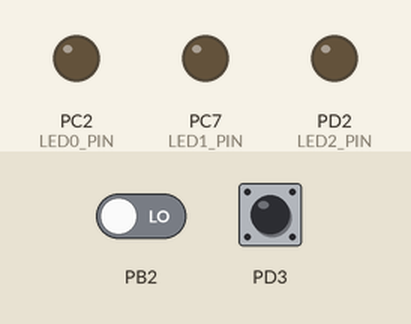
Bench run of a program on a simulated ATmega32, built with avr-gcc and emulated at 16 MHz. Shown: output pins drawn as LEDs (lit = HIGH). The test bench sets the inputs (shaded band); at power-on: PD3 LOW, PB2 LOW.

Above: at 1.2 s.
1.3 s: PD3 driven HIGH
At 2.5 s:
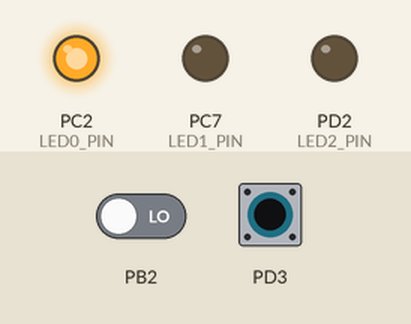
2.8 s: PB2 driven HIGH
At 3.8 s:
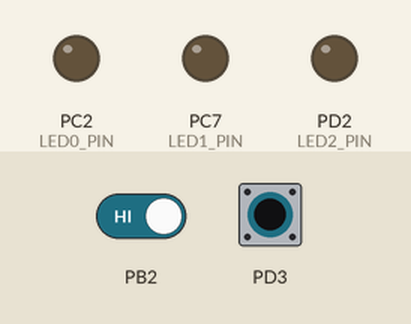
4.3 s: PD3 pulsed LOW 5 times (0.12 s each, 0.3 s apart)
At 6.2 s:
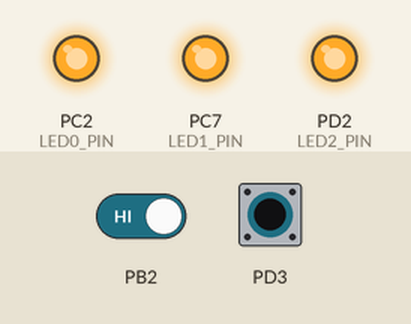
Timing chart, 0 to 7.7 s (numbered marks = the images above; inputs shaded):
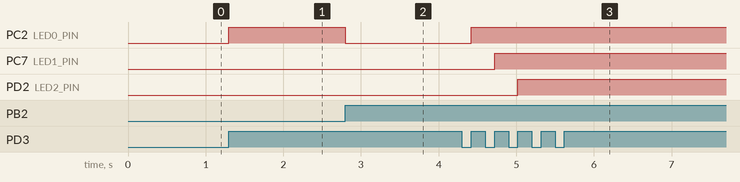

The program:

main.c
```c
/*
 * INTERRUPT.c
 *
 * Created: 26-Sep-23 9:11:44 PM
 *  Author: SEIF EL-DIN SOLTAN
 */

#define F_CPU 16000000UL
#include <util/delay.h>

#include "STD_TYPE.h"
#include "BIT_MATH.h"

#include "GLBI_interfase.h"
#include "GLBI_private.h"

#include "EXTI_config.h"
#include "EXTI_interface.h"
#include "EXTI_private.h"

#include "DIO_config.h"
#include "DIO_interface.h"
#include "DIO_private.h"

#include "LED_config.h"
#include "LED_interface.h"
#include "LED_private.h"

void UP_Counter   (void);
void DOWN_Counter (void);

u8 Counter = 0;

int main(void)
{
	LED_init(LED0_PORT,LED0_PIN);
	LED_init(LED1_PORT,LED1_PIN);
	LED_init(LED2_PORT,LED2_PIN);
	GLBI_Enable();
	EXTI_Enable(EXTI_INT1,EXTI_RISING_EDGE);
	EXTI_Enable(EXTI_INT2,EXTI_RISING_EDGE);
	EXTI_SetCallBackInt1(&UP_Counter);
	EXTI_SetCallBackInt2(&DOWN_Counter);

    while(1)
    {
        if(Counter==0)
		{
			LED_TurnOFF(LED0_PORT,LED0_PIN);
			LED_TurnOFF(LED1_PORT,LED1_PIN);
			LED_TurnOFF(LED2_PORT,LED2_PIN);
		}
		else if (Counter==1)
		{
			LED_TurnON(LED0_PORT,LED0_PIN);
			LED_TurnOFF(LED1_PORT,LED1_PIN);
			LED_TurnOFF(LED2_PORT,LED2_PIN);
		}
		else if (Counter==2)
		{
			LED_TurnON(LED0_PORT,LED0_PIN);
			LED_TurnON(LED1_PORT,LED1_PIN);
			LED_TurnOFF(LED2_PORT,LED2_PIN);
		}
		else if (Counter==3)
		{
			LED_TurnON(LED0_PORT,LED1_PIN);
			LED_TurnON(LED1_PORT,LED1_PIN);
			LED_TurnON(LED2_PORT,LED2_PIN);
		}
    }
}

void UP_Counter (void)
{
	if (Counter<3)
	{
		Counter++;
	}
	else
	{
		//No Thing
	}
}
void DOWN_Counter (void)
{
	if (Counter>0)
	{
		Counter--;
	}
	else
	{
		//No Thing
	}
}
```

EXTI_interface.h
```c
/*
 * EXTI_interface.h
 *
 * Created: 09-Sep-23 11:31:24 AM
 *  Author:  SEIF EL-DIN SULTAN OSMAN
 */


#ifndef EXTI_INTERFACE_H_
#define EXTI_INTERFACE_H_

typedef enum
{
	 EXTI_INT0=0,  //PORT_D_PIN_2
	 EXTI_INT1 ,   //PORT_D_PIN_3
	 EXTI_INT2     //PORT_B_PIN_2
} EXTI_InterruptSource;

typedef enum
{
	EXTI_RISING_EDGE=0,
	EXTI_FALLING_EDGE,
	EXTI_LOW_LEVEL,
	EXTI_ANY_LOGICAL_CHANGE
} EXTI_TriggerEdge;

void EXTI_Enable                   (EXTI_InterruptSource InterruptSource ,EXTI_TriggerEdge TriggerEdge);
void EXTI_Disable                  (EXTI_InterruptSource InterruptSource);
void EXTI_SetCallBackInt0          (void (*PtrToFunc)(void));
void EXTI_SetCallBackInt1          (void (*PtrToFunc)(void));
void EXTI_SetCallBackInt2          (void (*PtrToFunc)(void));

#endif /* EXTI_INTERFACE_H_ */
```

EXTI_program.c
```c
/*
 * EXTI_program.c
 *
 * Created: 09-Sep-23 11:30:36 AM
 *  Author:  SEIF EL-DIN SULTAN OSMAN
 */
#define F_CPU 16000000UL
#include <util/delay.h>

#include "BIT_MATH.h"
#include "STD_TYPE.h"

#include "EXTI_private.h"
#include "EXTI_config.h"
#include "EXTI_interface.h"

static void (*PRIVATE_PtrCallBackInt0) (void) = NULL;
static void (*PRIVATE_PtrCallBackInt1) (void) = NULL;
static void (*PRIVATE_PtrCallBackInt2) (void) = NULL;

void EXTI_Enable(EXTI_InterruptSource InterruptSource ,EXTI_TriggerEdge TriggerEdge)
{
	switch(InterruptSource)
	{
		case EXTI_INT0:
		switch(TriggerEdge)
		{
			case EXTI_RISING_EDGE:
			SET_BIT(MCUCR,ISC00);
			SET_BIT(MCUCR,ISC01);
			break;

			case EXTI_FALLING_EDGE:
			CLR_BIT(MCUCR,ISC00);
			SET_BIT(MCUCR,ISC01);
			break;

			case EXTI_LOW_LEVEL:
			CLR_BIT(MCUCR,ISC00);
			CLR_BIT(MCUCR,ISC01);
			break;

			case EXTI_ANY_LOGICAL_CHANGE:
			SET_BIT(MCUCR,ISC00);
			CLR_BIT(MCUCR,ISC01);
			break;
		}
		SET_BIT(GICR,INT0);
		break;

		case EXTI_INT1:
		switch(TriggerEdge)
		{
			case EXTI_RISING_EDGE:
			SET_BIT(MCUCR,ISC10);
			SET_BIT(MCUCR,ISC11);
			break;

			case EXTI_FALLING_EDGE:
			CLR_BIT(MCUCR,ISC10);
			SET_BIT(MCUCR,ISC11);
			break;

			case EXTI_LOW_LEVEL:
			CLR_BIT(MCUCR,ISC10);
			CLR_BIT(MCUCR,ISC11);
			break;

			case EXTI_ANY_LOGICAL_CHANGE:
			SET_BIT(MCUCR,ISC10);
			CLR_BIT(MCUCR,ISC11);
			break;
		}
		SET_BIT(GICR,INT1);
		break;

		case EXTI_INT2:
		switch(TriggerEdge)
		{
			case EXTI_RISING_EDGE:
			SET_BIT(MCUCSR,ISC2);
			break;

			case EXTI_FALLING_EDGE:
			CLR_BIT(MCUCSR,ISC2);
			break;
		}
		SET_BIT(GICR,INT2);
		break;
	}
}

void EXTI_Disable(EXTI_InterruptSource InterruptSource)
{
	switch(InterruptSource)
	{
		case EXTI_INT0:
		CLR_BIT(GICR,INT0);
		break;

		case EXTI_INT1:
		CLR_BIT(GICR,INT1);
		break;

		case EXTI_INT2:
		CLR_BIT(GICR,INT2);
		break;
	}

}
void EXTI_SetCallBackInt0 (void (*PtrToFunc) (void))
{
	if( PtrToFunc!=NULL )
	{
		PRIVATE_PtrCallBackInt0=PtrToFunc;
	}
}
void EXTI_SetCallBackInt1 (void (*PtrToFunc) (void))
{
	if( PtrToFunc!=NULL )
	{
		PRIVATE_PtrCallBackInt1=PtrToFunc;
	}
}
void EXTI_SetCallBackInt2 (void (*PtrToFunc) (void))
{
	if( PtrToFunc!=NULL )
	{
		PRIVATE_PtrCallBackInt2=PtrToFunc;
	}
}


void  __vector_1(void) __attribute__((signal));
void  __vector_1(void)
{
	if (PRIVATE_PtrCallBackInt0 != NULL)
	{
		PRIVATE_PtrCallBackInt0();
	}
}

void  __vector_2(void) __attribute__((signal));
void  __vector_2(void)
{
	if (PRIVATE_PtrCallBackInt1 != NULL)
	{
		PRIVATE_PtrCallBackInt1();
	}
}

void  __vector_3(void) __attribute__((signal));
void  __vector_3(void)
{
	if (PRIVATE_PtrCallBackInt2 != NULL)
	{
		PRIVATE_PtrCallBackInt2();
	}
}
```

GLBI_interfase.h
```c
/*
 * GLBI_interfase.h
 *
 * Created: 09-Sep-23 5:59:09 PM
 *  Author: SEIF EL-DIN SULTAN OSMAN
 */


#ifndef GLBI_INTERFASE_H_
#define GLBI_INTERFASE_H_


void GLBI_Enable               ();


#endif /* GLBI_INTERFASE_H_ */
```

GLBI_program.c
```c
/*
 * GLBI_program.c
 *
 * Created: 09-Sep-23 5:58:45 PM
 *  Author: SEIF EL-DIN SULTAN OSMAN
 */

#include "STD_TYPE.h"
#include "BIT_MATH.h"

#include "GLBI_interfase.h"
#include "GLBI_private.h"

 void GLBI_Enable()
 {
	 SET_BIT(SREG,I);
 }
```

LED_interface.h
```c
/*
 * LedInterface.h
 *
 * Created: 01-Sep-23 9:43:39 PM
 *  Author: SEIF EL_DIN SULTAN
 */


#ifndef LEDINTERFACE_H_
#define LEDINTERFACE_H_


void LED_init                  (u8 LedPort,u8 LedPin);
void LED_TurnON                (u8 LedPort,u8 LedPin);
void LED_TurnOFF               (u8 LedPort,u8 LedPin);
void LED_Toggle                (u8 LedPort,u8 LedPin);


#endif /* LEDINTERFACE_H_ */
```

LED_program.c
```c
/*
 * LedProgram.c
 *
 * Created: 01-Sep-23 9:43:55 PM
 *  Author: SEIF EL_DIN SULTAN
 */

/*UTILITES*/
#include "STD_TYPE.h"
#include "BIT_MATH.h"
/*MCAL*/
#include "DIO_private.h"
#include "DIO_interface.h"
/*HAL*/
#include "LED_interface.h"
#include "LED_config.h"


void LED_init(u8 LedPort,u8 LedPin)
{
	if (LedPort <=3 && LedPin<=7)
	{
		DIO_SetPinDirection(LedPort,LedPin,DIO_PIN_OUTPUT);
	}

	else
	{
		//No Thing
	}
}


void LED_TurnON(u8 LedPort,u8 LedPin)
{
	if (LedPort <=3 && LedPin<=7)
	{
		DIO_SetPinValue(LedPort,LedPin,DIO_PIN_HIGH);
	}

	else
	{
		//No Thing
	}
}


void LED_TurnOFF(u8 LedPort,u8 LedPin)
{
	if (LedPort <=3 && LedPin<=7)
	{
		DIO_SetPinValue(LedPort,LedPin,DIO_PIN_LOW);
	}

	else
	{
		//No Thing
	}
}


void LED_Toggle(u8 LedPort,u8 LedPin)
{
	 if (LedPort <=3 && LedPin<=7)
	 {
		DIO_TogglePinValue(LedPort,LedPin);
	 }

	 else
	 {
		 //No Thing
	 }
}
```

STD_TYPE.h
```c
/*
Name :SEIF EL_DIN SULTAN
Date :25/08/2023
Breif : DATA TYPES
Version :1.0

*/


#ifndef STD_TYPE_H
#define STD_TYPE_H

typedef unsigned char           u8;
typedef signed char             s8;

typedef unsigned short int     u16;
typedef signed short int       s16;

typedef unsigned long int      u32;
typedef signed long int        s32;

typedef unsigned long          u64;
typedef signed long            s64;

typedef float                  f32;
typedef double                 f64;
typedef long double            f128;

typedef enum {
	           FALSE ,
			   TRUE
	          }bool;

#define NULL                   (void*)0

#endif
```

EXTI_config.h
```c
/*
 * EXTI_config.h
 *
 * Created: 09-Sep-23 11:32:00 AM
 *  Author:  SEIF EL-DIN SULTAN OSMAN
 */


#ifndef EXTI_CONFIG_H_
#define EXTI_CONFIG_H_


#endif /* EXTI_CONFIG_H_ */
```

LED_config.h
```c
/*
 * LED_config.h
 *
 * Created: 09-Sep-23 12:19:16 AM
 *  Author: SEIF EL_DIN SULTAN
 */


#ifndef LED_CONFIG_H_
#define LED_CONFIG_H_

#define LED0_PORT    DIO_PORTC
#define LED0_PIN     DIO_PIN2

#define LED1_PORT    DIO_PORTC
#define LED1_PIN     DIO_PIN7

#define LED2_PORT    DIO_PORTD
#define LED2_PIN     DIO_PIN2


#endif /* LED_CONFIG_H_ */
```

BIT_MATH.h
```c
/*
Name :SEIF EL_DIN SULTAN
Date :25/08/2023
Breif : BIT MATH
Version :1.0

*/

#ifndef BIT_MATH_H
#define BIT_MATH_H

#define SET_BIT(REG,BIT) REG|=(1<<BIT)
#define CLR_BIT(REG,BIT) REG&=~(1<<BIT)
#define TGL_BIT(REG,BIT) REG^=(1<<BIT)
#define GET_BIT(REG,BIT) ((REG>>BIT)&1)              //(REG&(1<<BIT)>>BIT)

#define SET_REG(REG) REG|=0xff
#define CLR_REG(REG) REG&=0x00
#define TGL_REG(REG) REG^=0xff


#endif
```

DIO_config.h
```c
/*
 * DIO_config.h
 *
 * Created: 09-Sep-23 12:20:06 AM
 *  Author: lenovo
 */


#ifndef DIO_CONFIG_H_
#define DIO_CONFIG_H_


#endif /* DIO_CONFIG_H_ */
```

DIO_interface.h
```c
/*
 * IncFile1.h
 *
 * Created: 01-Sep-23 10:01:31 AM
 *  Author: SEIF EL-DIN SOLTAN
 */


#ifndef INCFILE1_H_
#define INCFILE1_H_

#define DIO_PORTA                0
#define DIO_PORTB                1
#define DIO_PORTC                2
#define DIO_PORTD                3


#define DIO_PIN0                 0
#define DIO_PIN1                 1
#define DIO_PIN2                 2
#define DIO_PIN3                 3
#define DIO_PIN4                 4
#define DIO_PIN5                 5
#define DIO_PIN6                 6
#define DIO_PIN7                 7

#define DIO_PIN_INPUT            0
#define DIO_PIN_OUTPUT           1

#define DIO_PIN_LOW              0
#define DIO_PIN_HIGH             1

#define DIO_PORT_INPUT            0x00
#define DIO_PORT_OUTPUT           0xff

#define DIO_PORT_LOW              0x00
#define DIO_PORT_HIGH             0xff


typedef enum {
	          DIO_OK,
	          DIO_NOK
			 } DIO_ERRORSTATUS;


DIO_ERRORSTATUS    DIO_SetPinDirection              (u8 PortId,u8 PinId,u8 PInDirection);
DIO_ERRORSTATUS    DIO_SetPinValue                  (u8 PortId,u8 PinId,u8 PinValue);
DIO_ERRORSTATUS    DIO_TogglePinValue               (u8 PortId ,u8 PinId);
DIO_ERRORSTATUS    DIO_ReadValue                    (u8 PortId,u8 PinId,u8* PinValue);
DIO_ERRORSTATUS    DIO_activePinInPullUpResistance  ( u8 PortId ,u8 PinId);

/* Port Apis */

DIO_ERRORSTATUS DIO_setPortDirection                (u8 PortId, u8 PortDirection);
DIO_ERRORSTATUS DIO_setPortValue                    (u8 PortId, u8 PortValue);
DIO_ERRORSTATUS DIO_getPortValue                    (u8 PortId, u8* PortValue);
DIO_ERRORSTATUS DIO_togglePortValue                 (u8 PortId);
DIO_ERRORSTATUS DIO_activePortInPullUpResistance    (u8 PortId);


#endif /* INCFILE1_H_ */
```

DIO_private.h
```c
/*
 * DIO_Private.h
 *
 * Created: 01-Sep-23 8:09:55 PM
 *  Author: SEIF EL-DIN SOLTAN
 */


#ifndef DIO_PRIVATE_H_
#define DIO_PRIVATE_H_

#define    DDRA_REG     (*(volatile u8*) 0x3A)
#define    DDRB_REG	    (*(volatile u8*) 0x37)
#define    DDRC_REG	    (*(volatile u8*) 0x34)
#define    DDRD_REG	    (*(volatile u8*) 0x31)

#define    PORTA_REG	(*(volatile u8*) 0x3B)
#define    PORTB_REG	(*(volatile u8*) 0x38)
#define    PORTC_REG	(*(volatile u8*) 0x35)
#define    PORTD_REG	(*(volatile u8*) 0x32)

#define    PINA_REG	   (*(volatile u8*) 0x39)
#define    PINB_REG	   (*(volatile u8*) 0x36)
#define    PINC_REG	   (*(volatile u8*) 0x33)
#define    PIND_REG	   (*(volatile u8*) 0x30)


#endif /* DIO_PRIVATE_H_ */
```

DIO_program.c
```c
/*
 * DIO_program.c
 *
 * Created: 01-Sep-23 10:01:14 AM
 *  Author: SEIF EL-DIN SOLTAN
 */


/*UTILITES*/
#include "STD_TYPE.h"
#include "BIT_MATH.h"
/*MCAL*/
#include "DIO_private.h"
#include "DIO_interface.h"


DIO_ERRORSTATUS DIO_SetPinDirection(u8 PortId,u8 PinId,u8 PInDirection)
{
	DIO_ERRORSTATUS ErrorStatus = DIO_OK ;
	if ((PortId <= DIO_PORTD) && (PinId <= DIO_PIN7) && (PInDirection<=DIO_PIN_OUTPUT))
	{
    	switch(PortId)
    	{
		   case DIO_PORTA:
		   (DIO_PIN_OUTPUT == PInDirection) ? (SET_BIT(DDRA_REG,PinId)) : (CLR_BIT(DDRA_REG,PinId)) ;
		   break;

		   case DIO_PORTB:
		   (DIO_PIN_OUTPUT == PInDirection) ? (SET_BIT(DDRB_REG,PinId)) : (CLR_BIT(DDRB_REG,PinId)) ;
		   break;

		   case DIO_PORTC:
		   (DIO_PIN_OUTPUT == PInDirection) ? (SET_BIT(DDRC_REG,PinId)) :(CLR_BIT(DDRC_REG,PinId));
		   break;

		   case DIO_PORTD:
		   (DIO_PIN_OUTPUT == PInDirection) ? (SET_BIT(DDRD_REG,PinId)) : (CLR_BIT(DDRD_REG,PinId));
		   break;
	    }
	}
	else
	{
		ErrorStatus = DIO_NOK;
	}
	return ErrorStatus;
}

DIO_ERRORSTATUS DIO_SetPinValue(u8 PortId,u8 PinId,u8 PinValue)
{
	DIO_ERRORSTATUS ErrorStatus = DIO_OK ;
	if ((PortId <= DIO_PORTD) && (PinId <= DIO_PIN7) && (PinValue<=DIO_PIN_HIGH))
	{
			switch (PortId)
			{
				case DIO_PORTA:
			    (DIO_PIN_HIGH == PinValue ) ? (SET_BIT(PORTA_REG,PinId)) : (CLR_BIT(PORTA_REG,PinId)) ;
			    break;

			    case DIO_PORTB:
			    (DIO_PIN_HIGH == PinValue ) ? (SET_BIT(PORTB_REG,PinId)) : (CLR_BIT(PORTB_REG,PinId)) ;
			    break;

			    case DIO_PORTC:
			    (DIO_PIN_HIGH == PinValue ) ? (SET_BIT(PORTC_REG,PinId)) : (CLR_BIT(PORTC_REG,PinId)) ;
			    break;

			    case DIO_PORTD:
			    (DIO_PIN_HIGH == PinValue ) ? (SET_BIT(PORTD_REG,PinId)) : (CLR_BIT(PORTD_REG,PinId)) ;
			    break;
			}
		}
	else
	{
		ErrorStatus = DIO_NOK;
	}
	return ErrorStatus;
}

DIO_ERRORSTATUS DIO_TogglePinValue    (u8 PortId ,u8 PinId) //To Test Work Or not
{
	DIO_ERRORSTATUS ErrorStatus = DIO_OK ;
	if ((PortId <= DIO_PORTD) && (PinId <= DIO_PIN7))  //edit all
	{
		switch (PortId)
		{
			case DIO_PORTA:
			TGL_BIT(PORTA_REG,PinId);
			break;

			case DIO_PORTB:
			TGL_BIT(PORTB_REG,PinId);
			break;

			case DIO_PORTC:
			TGL_BIT(PORTC_REG,PinId);
			break;

			case DIO_PORTD:
			TGL_BIT(PORTD_REG,PinId);
			break;
		}
	}
	else
	{
		ErrorStatus = DIO_NOK;
	}
	return ErrorStatus;
}


DIO_ERRORSTATUS DIO_ReadValue (u8 PortId,u8 PinId , u8* PinValue )
{
	DIO_ERRORSTATUS ErrorStatus = DIO_OK;
	if ((PortId <= DIO_PORTD) && (PinId <= DIO_PIN7) && (PinValue!=NULL)) //wild pointer
	{
		switch (PortId)
		{
			case DIO_PORTA:
			*PinValue= GET_BIT(PINA_REG,PinId);
			break;

			case DIO_PORTB:
			*PinValue= GET_BIT(PINB_REG,PinId);
			break;

			case DIO_PORTC:
			*PinValue= GET_BIT(PINC_REG,PinId);
			break;

			case DIO_PORTD:
			*PinValue= GET_BIT(PIND_REG,PinId);
			break;
		}
	}
	else
	{
		ErrorStatus = DIO_NOK;
	}
	return ErrorStatus;
}

 DIO_ERRORSTATUS  DIO_activePinInPullUpResistance ( u8 PortId ,u8 PinId)
{
	 DIO_ERRORSTATUS ErrorStatus = DIO_OK;
	 if ((PortId <= DIO_PORTD) && (PinId <= DIO_PIN7))
	 {
		 switch(PortId)
		 {
			 case DIO_PORTA:
			 SET_BIT(PORTA_REG,PinId);
			 break;

			 case DIO_PORTB:
			 SET_BIT(PORTB_REG,PinId);
			 break;

			 case DIO_PORTC:
			 SET_BIT(PORTC_REG,PinId);
			 break;

			 case DIO_PORTD:
			 SET_BIT(PORTD_REG,PinId);
			 break;
	      }
	 }
	 else
	 {
		ErrorStatus = DIO_NOK;
	 }
	 return ErrorStatus;
}


DIO_ERRORSTATUS DIO_setPortDirection(u8 PortId, u8 PortDirection)
{
	DIO_ERRORSTATUS ErrorStatus = DIO_OK;
	if ( (PortId<=DIO_PORTD))
	{
		switch(PortId)
		{
			case DIO_PORTA:
			(DIO_PORT_OUTPUT == PortDirection)?(SET_REG(DDRA_REG)):(CLR_REG(DDRA_REG));
			break;

			case DIO_PORTB:
			(DIO_PORT_OUTPUT == PortDirection)?(SET_REG(DDRB_REG)):(CLR_REG(DDRB_REG));
			break;

			case DIO_PORTC:
			(DIO_PORT_OUTPUT == PortDirection)?(SET_REG(DDRC_REG)):(CLR_REG(DDRC_REG));
			break;

			case DIO_PORTD:
			(DIO_PORT_OUTPUT == PortDirection)?(SET_REG(DDRD_REG)):(CLR_REG(DDRD_REG));
			break;
		}
	}
	else
	{
		ErrorStatus = DIO_NOK;
	}
	return ErrorStatus;
}


DIO_ERRORSTATUS DIO_setPortValue (u8 PortId, u8 PortValue)
{
	DIO_ERRORSTATUS ErrorStatus = DIO_OK;
	if ( (PortId<=DIO_PORTD) )
	{
		switch(PortId)
		{
			case DIO_PORTA:
			PORTA_REG=PortValue;
			break;

			case DIO_PORTB:
			PORTB_REG=PortValue;
			break;

			case DIO_PORTC:
			PORTC_REG=PortValue;
			break;

			case DIO_PORTD:
			PORTD_REG=PortValue;
			break;
		}
	}
	else
	{
	ErrorStatus = DIO_NOK;
	}
	return ErrorStatus;
}


DIO_ERRORSTATUS DIO_getPortValue(u8 PortId, u8* PortValue)
{
	DIO_ERRORSTATUS ErrorStatus = DIO_OK;
	if ( (PortId<=DIO_PORTD) && (PortValue!=NULL) )
	{
		switch(PortId)
		{
			case DIO_PORTA:
			*PortValue =PORTA_REG;
			break;

			case DIO_PORTB:
		    *PortValue =PORTB_REG;
			break;

			case DIO_PORTC:
			*PortValue =PORTC_REG;
			break;

			case DIO_PORTD:
			*PortValue =PORTD_REG;
			break;
		}
	}
	else
	{
		ErrorStatus = DIO_NOK;
	}
	return ErrorStatus;
}


DIO_ERRORSTATUS DIO_togglePortValue (u8 PortId)
{
	DIO_ERRORSTATUS ErrorStatus = DIO_OK;
	if ( (PortId<=DIO_PORTD))
	{
		switch(PortId)
		{
			case DIO_PORTA:
			TGL_REG(PORTA_REG);
			break;

			case DIO_PORTB:
			TGL_REG(PORTB_REG);
			break;

			case DIO_PORTC:
			TGL_REG(PORTC_REG);
			break;

			case DIO_PORTD:
			TGL_REG(PORTD_REG);
			break;
		}
	}
	else
	{
		ErrorStatus = DIO_NOK;
	}
	return ErrorStatus;
}


DIO_ERRORSTATUS DIO_activePortInPullUpResistance(u8 PortId)
{
	DIO_ERRORSTATUS ErrorStatus = DIO_OK;
	if ( (PortId<=DIO_PORTD))
	{
		switch(PortId)
		{
			case DIO_PORTA:
			SET_REG(PORTA_REG);
			break;

			case DIO_PORTB:
			SET_REG(PORTB_REG);
			break;

			case DIO_PORTC:
			SET_REG(PORTC_REG);
			break;

			case DIO_PORTD:
			SET_REG(PORTD_REG);
			break;
		}
	}
	else
	{
		ErrorStatus = DIO_NOK;
	}
	return ErrorStatus;

}
```

EXTI_private.h
```c
/*
 * EXTI_private.h
 *
 * Created: 09-Sep-23 11:31:39 AM
 *  Author: SEIF EL-DIN SULTAN OSMAN
 */


#ifndef EXTI_PRIVATE_H_
#define EXTI_PRIVATE_H_

#define MCUCR            (*(volatile u8*)0x55)
#define ISC00            0
#define ISC01            1
#define ISC10            2
#define ISC11            3

#define MCUCSR           (*(volatile u8*)0x54)
#define ISC2             6

#define GICR             (*(volatile u8*)0x5B)
#define INT0             6
#define INT1             7
#define INT2             5

#define GIFR             (*(volatile u8*)0x5A)
#define INTF0            6
#define INTF1            7
#define INTF2            5


#endif /* EXTI_PRIVATE_H_ */
```

GLBI_private.h
```c
/*
 * GLBI_private.h
 *
 * Created: 09-Sep-23 6:00:23 PM
 *  Author: SEIF EL-DIN SULTAN OSMAN
 */


#ifndef GLBI_PRIVATE_H_
#define GLBI_PRIVATE_H_

#define SREG            (*(volatile u8*)0x5f)
#define I               7


#endif /* GLBI_PRIVATE_H_ */
```

LED_private.h
```c
/*
 * LED_private.h
 *
 * Created: 09-Sep-23 12:19:02 AM
 *  Author: SEIF EL_DIN SULTAN
 */


#ifndef LED_PRIVATE_H_
#define LED_PRIVATE_H_


#endif /* LED_PRIVATE_H_ */
```

Measured:
- after the input at 1.3 s, PC2 (LED0_PIN): LOW → HIGH at once
- after the input at 2.8 s, PC2 (LED0_PIN): HIGH → LOW at once
- after the input at 4.3 s, PC2 (LED0_PIN): LOW → HIGH after 0.12 s; PC7 (LED1_PIN): LOW → HIGH after 0.42 s; PD2 (LED2_PIN): LOW → HIGH after 0.72 s
